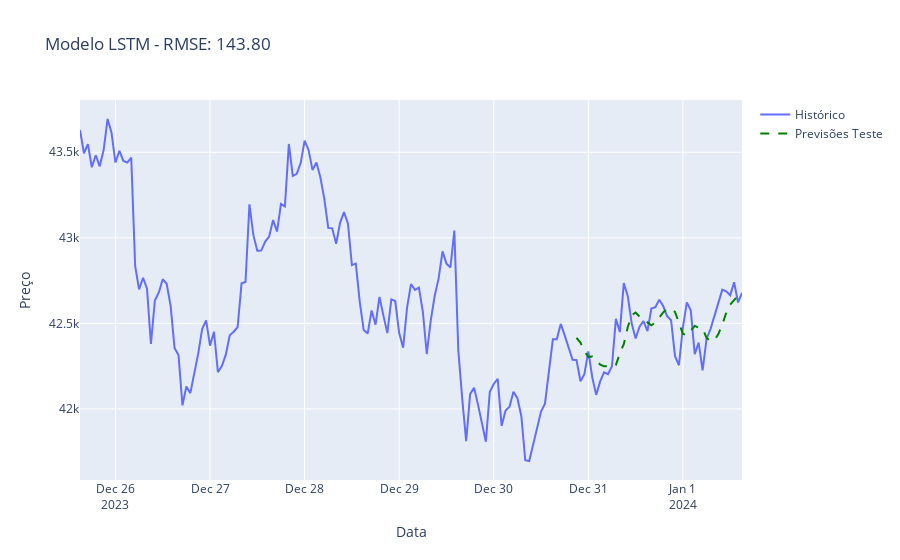

Here is the notebook cell this chart was saved with:
### Code cell
# Plotar resultados com plotly
fig = go.Figure()

fig.add_trace(go.Scatter(x=data.index, y=prices.flatten(), mode='lines', name='Histórico'))

fig.add_trace(go.Scatter(x=data.index[seq_length + train_index: seq_length + train_index + test_index],
                         y=predictions_test.flatten(),
                         mode='lines',
                         name='Previsões Teste',
                         line=dict(dash='dash', color='green')))

# fig.add_trace(go.Scatter(x=data.index[seq_length + train_index + test_index:],
#                          y=predictions_eval.flatten(),
#                          mode='lines',
#                          name='Previsões Avaliação',
#                          line=dict(dash='dash', color='red')))

# fig.update_layout(title=f'Modelo LSTM - RMSE: ', xaxis_title='Data', yaxis_title='Preço')
fig.update_layout(title=f'Modelo LSTM - RMSE: {rmse:.2f}', xaxis_title='Data', yaxis_title='Preço')
fig.show()

### Figure 1 — Plotly figure (JSON) as saved in the notebook; plotly's stock layout.template omitted (floating-point values rounded to 4 significant figures; data arrays with more than 128 entries replaced by an {"elided": "..."} marker saying what was removed)
{"data": [{"mode": "lines", "name": "Histórico", "type": "scatter", "x": {"elided": "169 str values"}, "y": {"elided": "169 float values"}}, {"line": {"color": "green", "dash": "dash"}, "mode": "lines", "name": "Previsões Teste", "type": "scatter", "x": ["2023-12-30T21:00:00+00:00", "2023-12-30T22:00:00+00:00", "2023-12-30T23:00:00+00:00", "2023-12-31T00:00:00+00:00", "2023-12-31T01:00:00+00:00", "2023-12-31T02:00:00+00:00", "2023-12-31T03:00:00+00:00", "2023-12-31T04:00:00+00:00", "2023-12-31T05:00:00+00:00", "2023-12-31T06:00:00+00:00", "2023-12-31T07:00:00+00:00", "2023-12-31T08:00:00+00:00", "2023-12-31T09:00:00+00:00", "2023-12-31T10:00:00+00:00", "2023-12-31T11:00:00+00:00", "2023-12-31T12:00:00+00:00", "2023-12-31T13:00:00+00:00", "2023-12-31T14:00:00+00:00", "2023-12-31T15:00:00+00:00", "2023-12-31T16:00:00+00:00", "2023-12-31T17:00:00+00:00", "2023-12-31T18:00:00+00:00", "2023-12-31T19:00:00+00:00", "2023-12-31T20:00:00+00:00", "2023-12-31T21:00:00+00:00", "2023-12-31T22:00:00+00:00", "2023-12-31T23:00:00+00:00", "2024-01-01T00:00:00+00:00", "2024-01-01T01:00:00+00:00", "2024-01-01T02:00:00+00:00", "2024-01-01T03:00:00+00:00", "2024-01-01T04:00:00+00:00", "2024-01-01T05:00:00+00:00", "2024-01-01T06:00:00+00:00", "2024-01-01T07:00:00+00:00", "2024-01-01T08:00:00+00:00", "2024-01-01T09:00:00+00:00", "2024-01-01T10:00:00+00:00", "2024-01-01T11:00:00+00:00", "2024-01-01T12:00:00+00:00", "2024-01-01T13:00:00+00:00", "2024-01-01T14:00:00+00:00", "2024-01-01T15:00:00+00:00"], "y": [42420.0, 42390.0, 42340.0, 42300.0, 42310.0, 42290.0, 42260.0, 42250.0, 42250.0, 42250.0, 42260.0, 42330.0, 42380.0, 42480.0, 42550.0, 42560.0, 42540.0, 42520.0, 42500.0, 42490.0, 42500.0, 42530.0, 42560.0, 42580.0, 42580.0, 42570.0, 42510.0, 42440.0, 42430.0, 42460.0, 42490.0, 42470.0, 42470.0, 42420.0, 42400.0, 42400.0, 42440.0, 42490.0, 42560.0, 42610.0, 42630.0, 42660.0, 42650.0]}], "layout": {"title": {"text": "Modelo LSTM - RMSE: 143.80"}, "xaxis": {"title": {"text": "Data"}}, "yaxis": {"title": {"text": "Preço"}}}}
